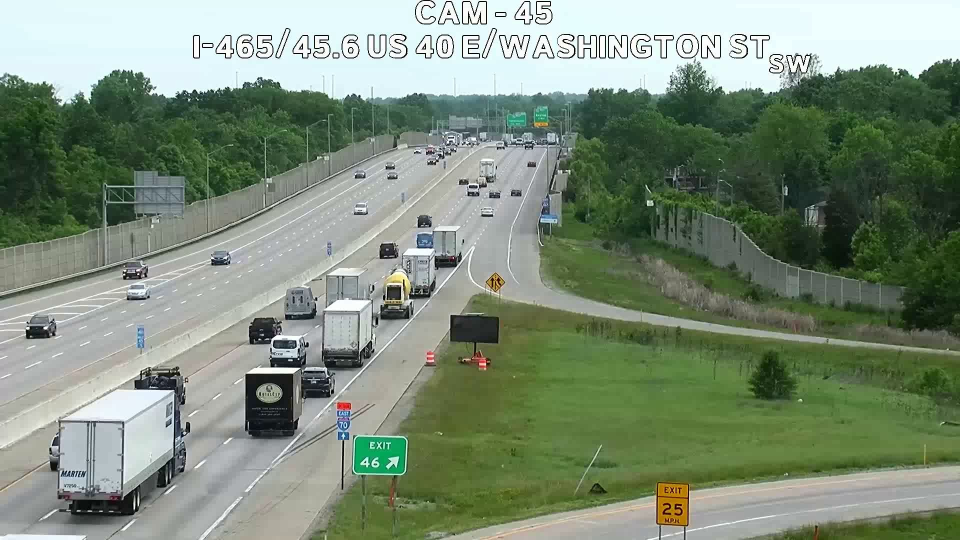
#> input picture test_almost_clear/1-465-045-6-1+2020-06-03+8.55.mp4.jpg, 1920 x 1080 px (shown at 1/2 size)
$ python 'blurry_image_detection - Developement.py' --images test_almost_clear   (older library calls are emulated)
#> lines starting #> are read from the running program, lines starting #| are printed output that depends on the picture
# [38 lines left out: function method_one, not called in this run]
    # [6 lines of commented-out code are left out]
from imutils import paths
import imutils

import argparse
import cv2

def variance_of_laplacian(image):
    # compute the Laplacian of the image and then return the focus
    # measure, which is simply the variance of the Laplacian
    return cv2.Laplacian(image, cv2.CV_64F).var()

# construct the argument parse and parse the arguments
ap = argparse.ArgumentParser()
ap.add_argument("-i", "--images", required=True,
                help="path to input directory of images")
ap.add_argument("-t", "--threshold", type=float, default=600.0,
                help="focus measures that fall below this value will be considered 'blurry'")
args = vars(ap.parse_args())

# loop over the input images
for imagePath in paths.list_images(args["images"]):
    # load the image, convert it to grayscale, and compute the
    # focus measure of the image using the Variance of Laplacian
    # method
    image = cv2.imread(imagePath)
#> image is the input picture: shape (1080, 1920, 3); mean B, G, R 121.3, 140.7, 125.4
    gray = cv2.cvtColor(image, cv2.COLOR_BGR2GRAY)
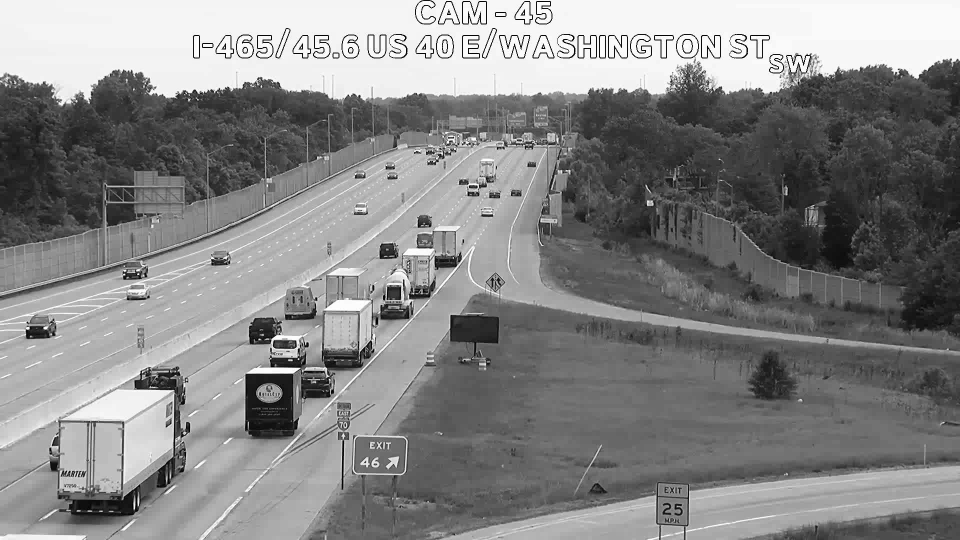
#> gray: shape (1080, 1920) (shown at 1/2 size); min 0, max 255, mean 133.9
    img_height, img_width = gray.shape
#> img_height = 1080; img_width = 1920
    print(img_width)
#| 1920
    resized = imutils.resize(gray, width=img_width//2)
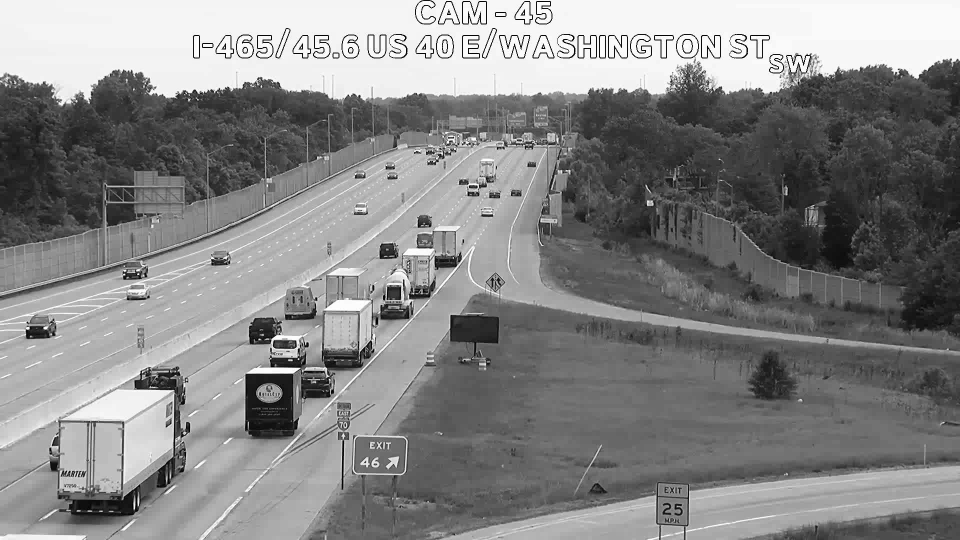
#> resized: shape (540, 960); min 1, max 255, mean 134
    cv2.imshow('resized', resized)
    fm = variance_of_laplacian(resized)
#> fm = 2963
    text = "Not Blurry"
    # if the focus measure is less than the supplied threshold,
    # then the image should be considered "blurry"
    if fm < args["threshold"]:
        text = "Blurry"
    # show the image
    cv2.putText(image, "{}: {:.2f}".format(text, fm), (10, 50),cv2.FONT_HERSHEY_SIMPLEX, 2, (0, 0, 255), 3)
    cv2.putText(image, f'image width = {img_width//2}', (10, 100),cv2.FONT_HERSHEY_SIMPLEX, 2, (0, 0, 255), 3)
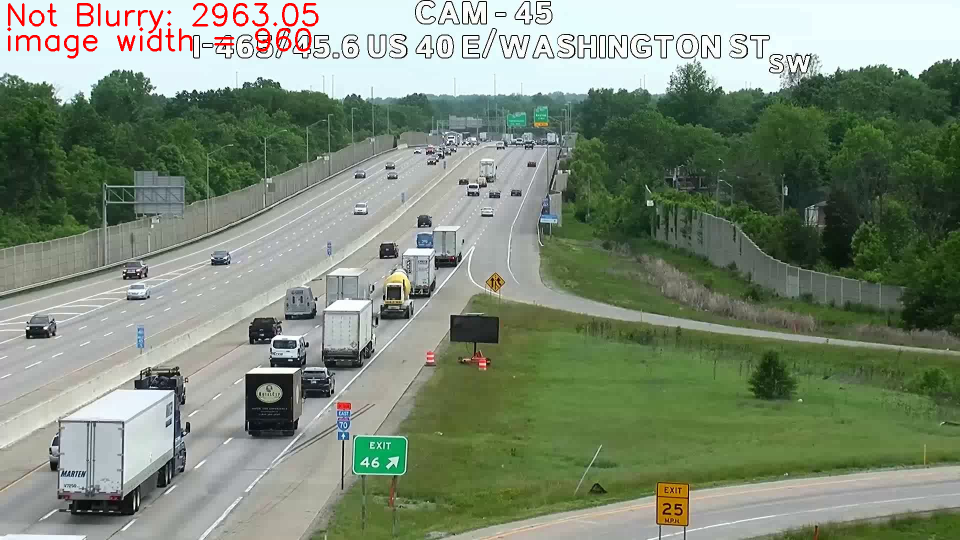
#> image: shape (1080, 1920, 3) (shown at 1/2 size); mean B, G, R 119.7, 139.1, 125.6
    cv2.imshow("Image", image)
    key = cv2.waitKey(0)
#> (key Esc is pressed here)
#> pass 2 of the loop `for imagePath in paths.list_images(args["images"]):`:
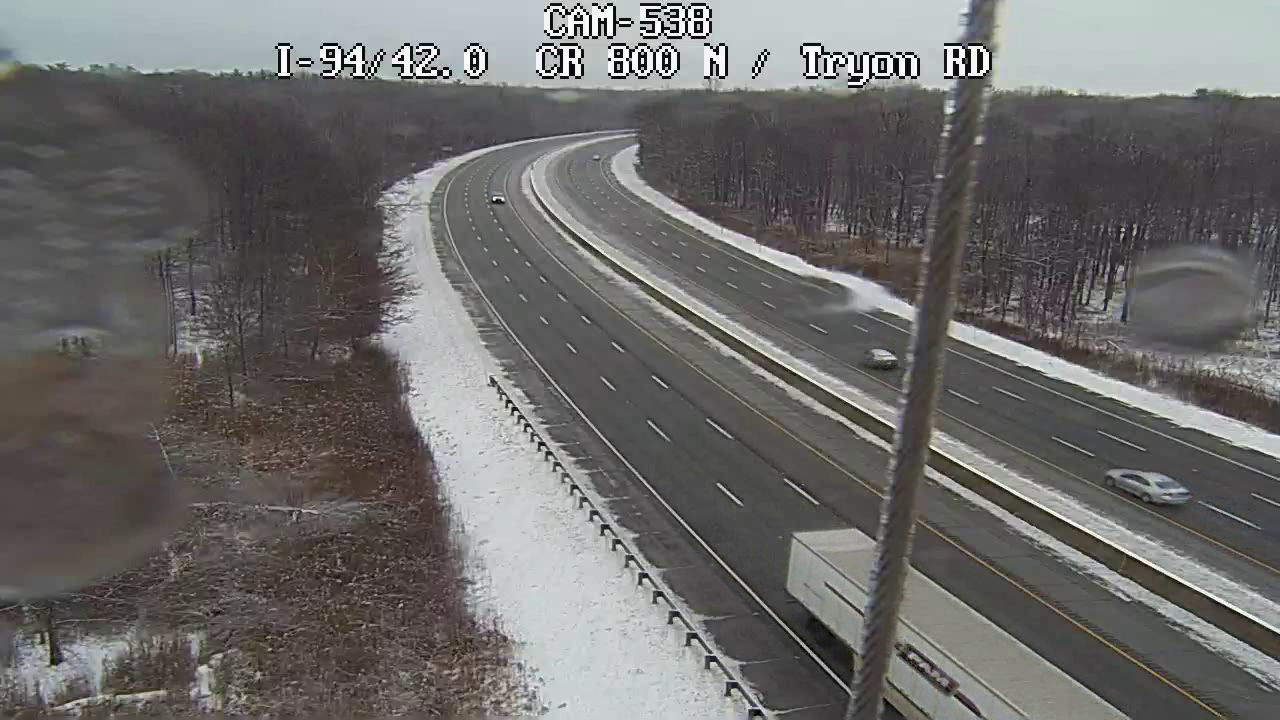
#> input picture test_almost_clear/vlcsnap-2021-04-17-15h53m07s484.png, 1280 x 720 px
#> image is the input picture: shape (720, 1280, 3); mean B, G, R 105.9, 107.2, 108.2
#> gray: shape (720, 1280)
#| 1280
#> `resized = imutils.resize(gray, width=img_width//2)`:
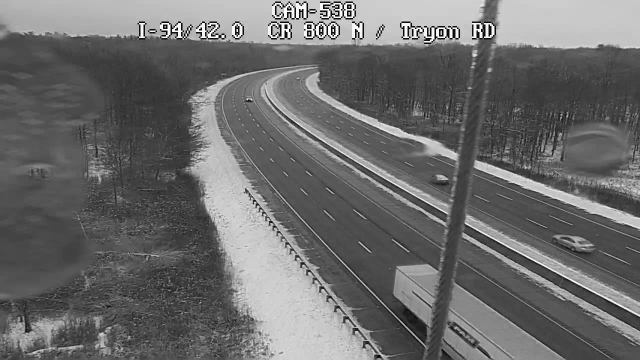
#> resized: shape (360, 640); min 4, max 254, mean 107.5
#> fm = 2773.1
#> `cv2.putText(image, f'image width = {img_width//2}', (10, 100),cv2.FONT..`:
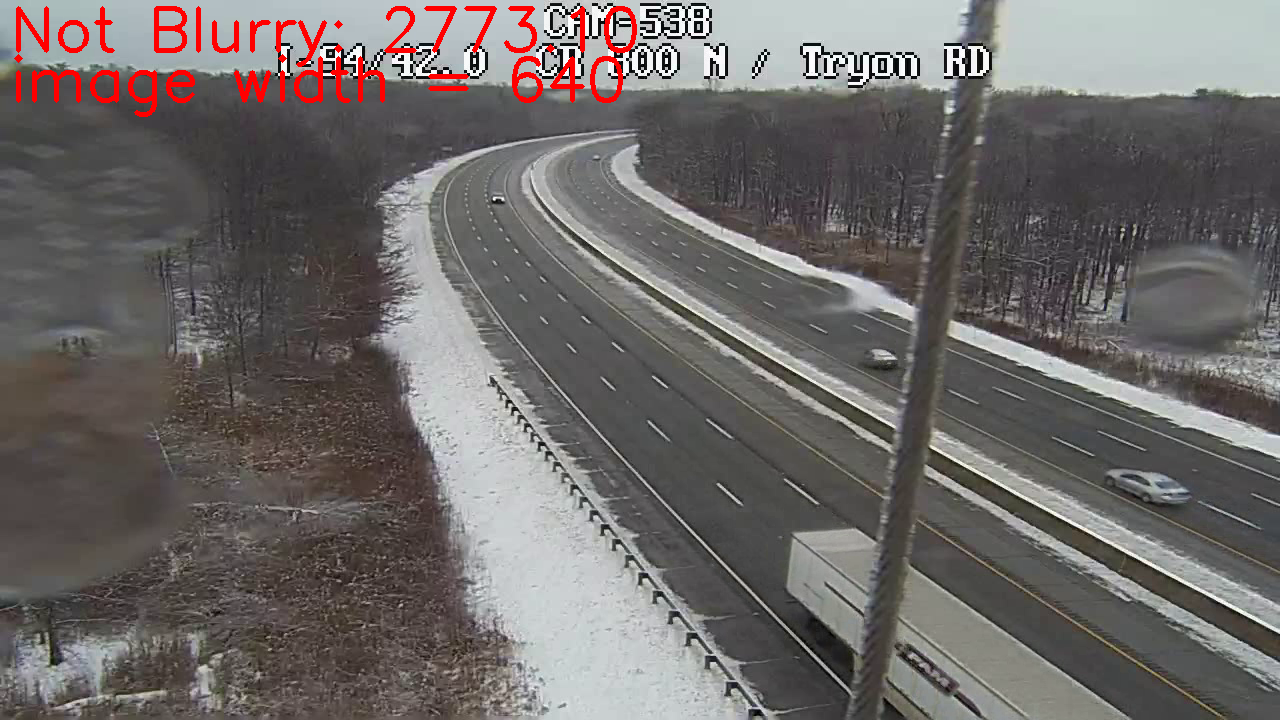
#> image: shape (720, 1280, 3); mean B, G, R 103.8, 105.2, 109.7
#> (key Enter is pressed here)
